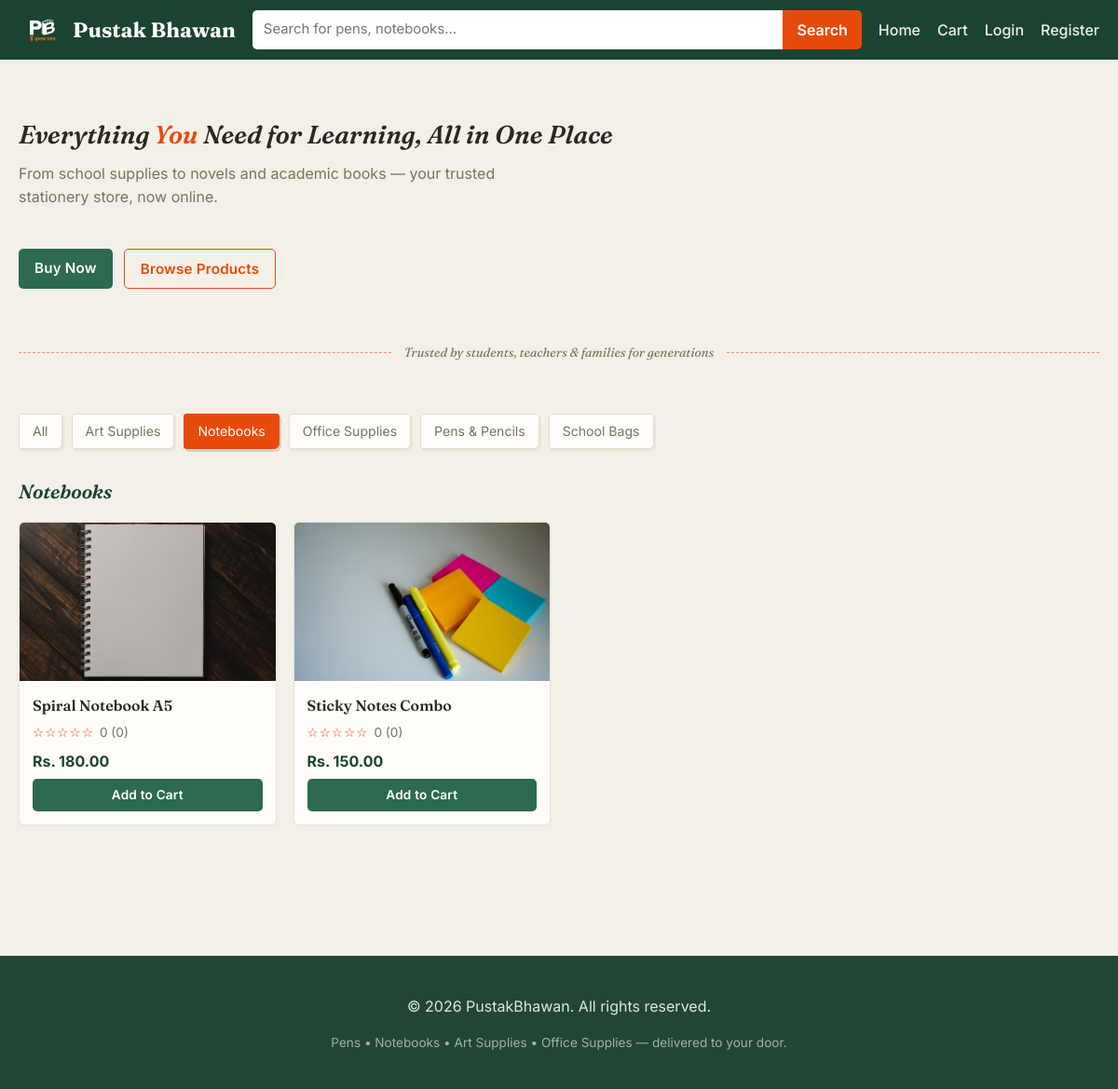
Screenshot of /index.php?category=2 with the database file from the repository.
### tables this page shows
CREATE TABLE categories (
    id INT AUTO_INCREMENT PRIMARY KEY,
    name VARCHAR(100) NOT NULL
);

CREATE TABLE products (
    id INT AUTO_INCREMENT PRIMARY KEY,
    category_id INT,
    name VARCHAR(150) NOT NULL,
    description TEXT,
    price DECIMAL(10,2) NOT NULL,
    stock INT DEFAULT 0,
    image VARCHAR(255) DEFAULT 'no-image.png',
    created_at TIMESTAMP DEFAULT CURRENT_TIMESTAMP,
    FOREIGN KEY (category_id) REFERENCES categories(id) ON DELETE SET NULL
);

### index.php (the view, shortened to what this page needs)
<?php
require 'config.php';
require 'functions.php';
$search     = trim($_GET['q'] ?? '');
$categoryId = isset($_GET['category']) ? (int)$_GET['category'] : 0;
$categories = $conn->query("SELECT * FROM categories ORDER BY name")->fetch_all(MYSQLI_ASSOC);
$sql = "SELECT p.*, COALESCE(AVG(r.rating),0) AS avg_rating, COUNT(r.id) AS review_count
        FROM products p
        LEFT JOIN reviews r ON r.product_id = p.id
        WHERE 1=1 ";
$types = '';
$params = [];
if ($categoryId > 0) {
    $sql .= " AND p.category_id = ? ";
    $types .= 'i';
    $params[] = $categoryId;
}
$sql .= " GROUP BY p.id ORDER BY p.created_at DESC";
$stmt = $conn->prepare($sql);
if ($types !== '') $stmt->bind_param($types, ...$params);
$stmt->execute();
$products = $stmt->get_result()->fetch_all(MYSQLI_ASSOC);
require 'includes/header.php';
?>
<section class="hero">
  <br>
  <h1>Everything <span class="highlight">You</span> Need for Learning, All in One Place</h1>
  <p>From school supplies to novels and academic books — your trusted stationery store, now online.</p><br>
  <div class="hero-actions">
    <a href="index.php" class="btn btn-primary">Buy Now</a>
    <a href="#all-products" class="btn btn-outline">Browse Products</a>
  </div>
</section>
<p class="divider-caption">Trusted by students, teachers &amp; families for generations</p><br>
<section class="category-bar">
  <a href="index.php" class="chip <?= $categoryId === 0 ? 'active' : '' ?>">All</a>
  <?php foreach ($categories as $cat): ?>
    <a href="index.php?category=<?= $cat['id'] ?>" class="chip <?= $categoryId === (int)$cat['id'] ? 'active' : '' ?>">
      <?= h($cat['name']) ?>
    </a>
  <?php endforeach; ?>
</section>
<section class="product-section" id="all-products">
  <h2>
    <?php if ($search !== ''): ?>
      Search results for "<?= h($search) ?>"
    <?php elseif ($categoryId > 0): ?>
      <?= h($categories[array_search($categoryId, array_column($categories, 'id'))]['name'] ?? 'Products') ?>
    <?php else: ?>
      All Products
    <?php endif; ?>
  </h2>
  <?php if (empty($products)): ?>
    <p class="empty-msg">No products found.</p>
  <?php else: ?>
    <div class="product-grid">
      <?php foreach ($products as $p): ?>
        <?php include 'includes/product_card.php'; ?>
      <?php endforeach; ?>
    </div>
  <?php endif; ?>
</section>
<?php require 'includes/footer.php'; ?>

### includes/product_card.php (shortened to what this page needs)
<?php
$rating = round((float)($p['avg_rating'] ?? 0), 1);
$count  = (int)($p['review_count'] ?? 0);
?>
<div class="product-card">
  <a href="product.php?id=<?= $p['id'] ?>" class="product-img-link">
    <img src="uploads/<?= h($p['image']) ?>" alt="<?= h($p['name']) ?>"
         onerror="this.src='https://via.placeholder.com/300x220?text=PustakBhawan'">
  </a>
  <div class="product-info">
    <a href="product.php?id=<?= $p['id'] ?>" class="product-name"><?= h($p['name']) ?></a>
    <div class="product-rating">
      <?= renderStars($rating) ?>
      <span class="rating-text"><?= $rating ?> (<?= $count ?>)</span>
    </div>
    <div class="product-price"><?= money($p['price']) ?></div>
    <form method="post" action="add_to_cart.php">
      <button type="submit" class="btn btn-small" <?= $p['stock'] <= 0 ? 'disabled' : '' ?>>
        <?= $p['stock'] <= 0 ? 'Out of stock' : 'Add to Cart' ?>
      </button>
    </form>
  </div>
</div>

### css/style.css (style rules this page uses)
:root { --primary: #2d6a4f; --primary-dark: #1b4332; --accent: #e84a0c; --accent-light: #d47a5f; --ink: #7c4a2d; --bg: #f3f0e8; --card-bg: #fffdf9; --text: #2a281f; --muted: #7a7261; --border: #e2ddcd; --danger: #c0392b; --success: #2d6a4f; --radius: 8px; }
* { box-sizing: border-box; }
body { margin: 0; font-family: 'Inter', 'Segoe UI', Roboto, Helvetica, Arial, sans-serif; background: var(--bg); color: var(--text); line-height: 1.55; }
a { color: inherit; text-decoration: none; }
img { max-width: 100%; display: block; }
.hero h1, h2, .logo, .auth-box h1, .product-detail-info h1 { font-family: 'Fraunces', Georgia, serif; }
.hero { background: transparent; color: var(--text); padding: 10px 0 28px; margin-bottom: 4px; }
.hero h1 { margin: 0 0 12px; font-size: 1.7rem; font-weight: 600; font-style: italic; line-height: 1.3; color: var(--text); }
.hero h1 .highlight { color: var(--accent); }
.hero p { margin: 0; color: var(--muted); max-width: 520px; font-family: 'Inter', sans-serif; }
.hero-actions { display: flex; gap: 12px; margin-top: 18px; flex-wrap: wrap; }
.divider-caption { display: flex; align-items: center; gap: 14px; margin: 30px 0; color: var(--muted); font-style: italic; font-size: 0.85rem; font-family: 'Fraunces', Georgia, serif; }
.divider-caption::before, .divider-caption::after { content: ""; flex: 1; border-top: 1.5px dashed var(--accent); opacity: 0.55; }
.category-bar { display: flex; gap: 10px; flex-wrap: wrap; margin-bottom: 30px; }
.chip { padding: 7px 14px; border-radius: 3px 3px 6px 3px; background: var(--card-bg); border: 1px solid var(--border); box-shadow: 2px 3px 0 rgba(122,59,46,0.06); font-size: 0.88rem; color: var(--muted); transition: transform 0.12s, box-shadow 0.12s; }
.chip.active { background: var(--accent); color: #fff; border-color: var(--accent); box-shadow: 2px 3px 0 rgba(122,59,46,0.18); }
.product-section { margin-bottom: 40px; }
.product-section h2 { font-size: 1.3rem; margin-bottom: 16px; color: var(--primary-dark); font-style: italic; font-weight: 600; }
.product-grid { display: grid; grid-template-columns: repeat(auto-fill, minmax(220px, 1fr)); gap: 18px; }
.product-card { background: var(--card-bg); border: 1px solid #e8e5dc; border-radius: 6px; overflow: hidden; display: flex; flex-direction: column; transition: box-shadow 0.15s, transform 0.15s; }
.product-img-link img { width: 100%; height: 170px; object-fit: cover; background: #f1efe8; }
.product-info { padding: 14px; display: flex; flex-direction: column; gap: 6px; }
.product-name { font-weight: 600; font-size: 1rem; font-family: 'Fraunces', serif; }
.product-rating { display: flex; align-items: center; gap: 6px; font-size: 0.85rem; color: var(--muted); }
.product-price { font-weight: 700; color: var(--primary-dark); margin-top: 2px; }
.btn { display: inline-block; padding: 9px 17px; border-radius: 5px; border: none; cursor: pointer; font-weight: 600; font-size: 0.95rem; text-align: center; letter-spacing: 0.2px; }
.btn-primary { background: var(--primary); color: #fff; }
.btn-outline { background: transparent; color: var(--accent); border: 1.5px solid var(--accent); }
.btn-small { padding: 7px 14px; font-size: 0.85rem; width: 100%; background: var(--primary); color: #fff; }
button, input, textarea { font: inherit; }
.btn-primary, .btn-small { box-shadow: none; }
.product-card, .auth-box, .product-detail, .review-form-box, .cart-item, .cart-summary, .checkout-box, .result-box, .order-card { box-shadow: 0 1px 3px rgba(38, 48, 42, 0.04); }

### rows the page displays
categories: name "Art Supplies"
categories: name "Notebooks"
categories: name "Office Supplies"
categories: name "Pens & Pencils"
categories: name "School Bags"
products: image (picture), name "Spiral Notebook A5", rating "☆☆☆☆☆", rating "0", count "0", price "Rs. 180.00", stock "Add to Cart"
products: image (picture), name "Sticky Notes Combo", rating "☆☆☆☆☆", rating "0", count "0", price "Rs. 150.00", stock "Add to Cart"
